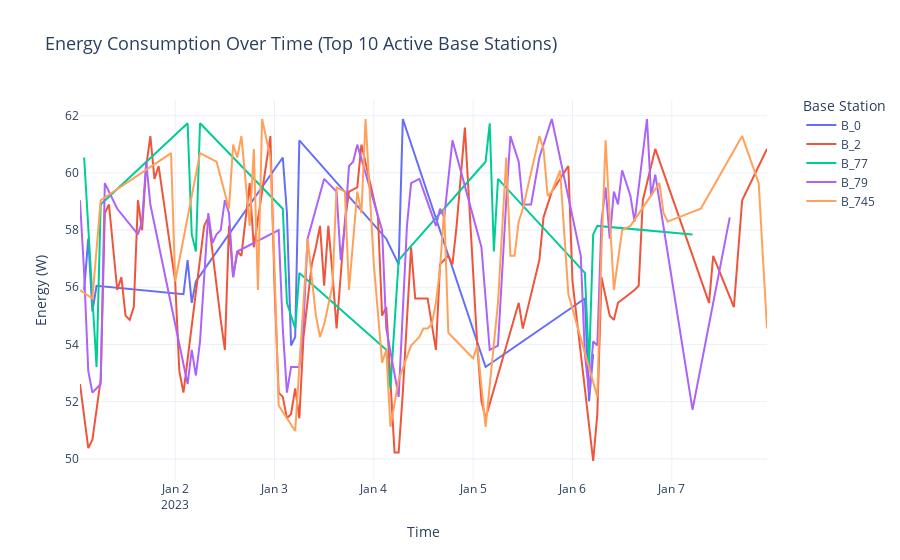

Notebook source saved alongside this figure:
### Code cell
import plotly.express as px
top_bs = df.groupby('BS')['Energy'].mean().nlargest(5).index
subset = df[df['BS'].isin(top_bs)]

# Create interactive line chart
fig = px.line(
    subset,
    x='Time',
    y='Energy',
    color='BS',
    title='Energy Consumption Over Time (Top 10 Active Base Stations)',
    labels={
        'Time': 'Time',
        'Energy': 'Energy (W)',
        'BS': 'Base Station'
    },
    template='plotly_white'
)

# Optional styling
fig.update_layout(
    legend_title_text='Base Station',
    legend=dict(
        orientation="v",
        yanchor="top",
        y=1.02,
        xanchor="left",
        x=1.05
    ),
    title_font=dict(size=18),
    font=dict(size=12)
)


fig.show()
